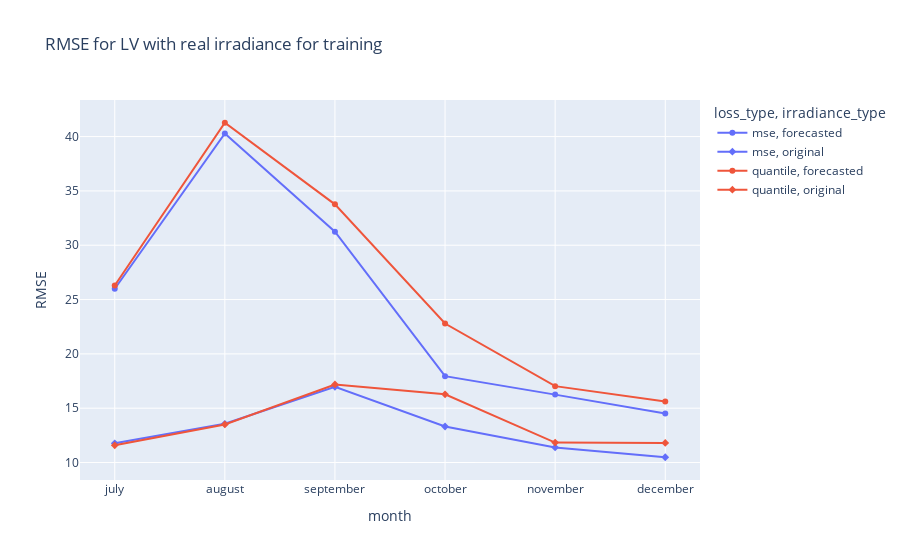
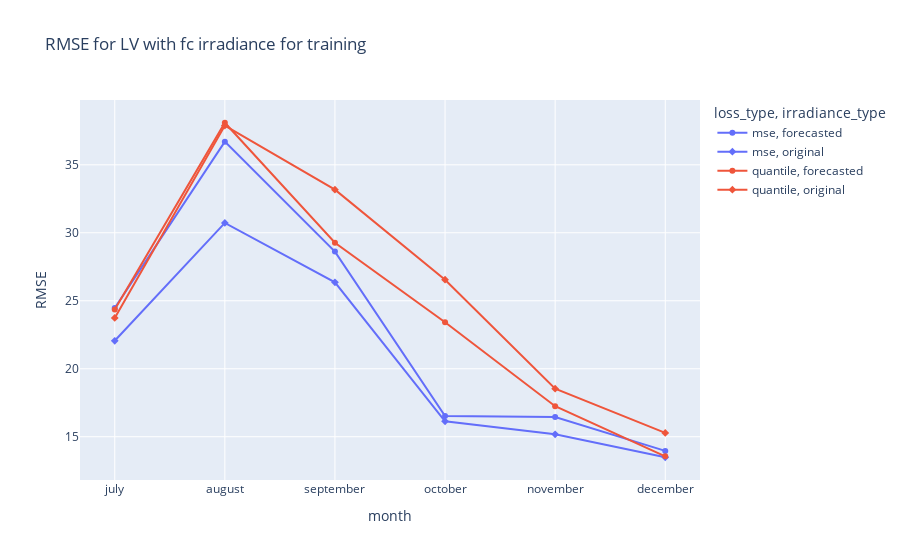

Notebook source saved alongside these figures, in order:
### Code cell
df_results_LV = df_results[df_results["source"] == "LV"]
df_results_LV_real_irradiance_4_training = df_results_LV[df_results_LV["train_irradiance"] == "original"]
df_results_LV_fc_irradiance_4_training = df_results_LV[df_results_LV["train_irradiance"] == "forecasted"]
fig = px.line(df_results_LV_real_irradiance_4_training, x = 'month', y = 'RMSE', color = 'loss_type', symbol = 'irradiance_type', hover_name = 'irradiance_type', title = 'RMSE for LV with real irradiance for training')
fig.show()
fig = px.line(df_results_LV_fc_irradiance_4_training, x = 'month', y = 'RMSE', color = 'loss_type', symbol = 'irradiance_type', hover_name = 'irradiance_type', title = 'RMSE for LV with fc irradiance for training')
fig.show()

### Figure 1 — Plotly figure (JSON) as saved in the notebook; plotly's stock layout.template omitted (floating-point values rounded to 4 significant figures)
{"data": [{"hovertemplate": "<b>%{hovertext}</b><br><br>loss_type=mse<br>irradiance_type=forecasted<br>month=%{x}<br>RMSE=%{y}<extra></extra>", "hovertext": ["forecasted", "forecasted", "forecasted", "forecasted", "forecasted", "forecasted"], "legendgroup": "mse, forecasted", "line": {"color": "#636efa", "dash": "solid"}, "marker": {"symbol": "circle"}, "mode": "lines+markers", "name": "mse, forecasted", "orientation": "v", "showlegend": true, "type": "scatter", "x": ["july", "august", "september", "october", "november", "december"], "xaxis": "x", "y": [26.0, 40.29, 31.25, 17.95, 16.25, 14.52], "yaxis": "y"}, {"hovertemplate": "<b>%{hovertext}</b><br><br>loss_type=mse<br>irradiance_type=original<br>month=%{x}<br>RMSE=%{y}<extra></extra>", "hovertext": ["original", "original", "original", "original", "original", "original"], "legendgroup": "mse, original", "line": {"color": "#636efa", "dash": "solid"}, "marker": {"symbol": "diamond"}, "mode": "lines+markers", "name": "mse, original", "orientation": "v", "showlegend": true, "type": "scatter", "x": ["july", "august", "september", "october", "november", "december"], "xaxis": "x", "y": [11.77, 13.56, 16.96, 13.31, 11.39, 10.49], "yaxis": "y"}, {"hovertemplate": "<b>%{hovertext}</b><br><br>loss_type=quantile<br>irradiance_type=forecasted<br>month=%{x}<br>RMSE=%{y}<extra></extra>", "hovertext": ["forecasted", "forecasted", "forecasted", "forecasted", "forecasted", "forecasted"], "legendgroup": "quantile, forecasted", "line": {"color": "#EF553B", "dash": "solid"}, "marker": {"symbol": "circle"}, "mode": "lines+markers", "name": "quantile, forecasted", "orientation": "v", "showlegend": true, "type": "scatter", "x": ["july", "august", "september", "october", "november", "december"], "xaxis": "x", "y": [26.29, 41.27, 33.76, 22.8, 17.03, 15.61], "yaxis": "y"}, {"hovertemplate": "<b>%{hovertext}</b><br><br>loss_type=quantile<br>irradiance_type=original<br>month=%{x}<br>RMSE=%{y}<extra></extra>", "hovertext": ["original", "original", "original", "original", "original", "original"], "legendgroup": "quantile, original", "line": {"color": "#EF553B", "dash": "solid"}, "marker": {"symbol": "diamond"}, "mode": "lines+markers", "name": "quantile, original", "orientation": "v", "showlegend": true, "type": "scatter", "x": ["july", "august", "september", "october", "november", "december"], "xaxis": "x", "y": [11.58, 13.5, 17.19, 16.28, 11.83, 11.8], "yaxis": "y"}], "layout": {"legend": {"title": {"text": "loss_type, irradiance_type"}, "tracegroupgap": 0}, "title": {"text": "RMSE for LV with real irradiance for training"}, "xaxis": {"anchor": "y", "domain": [0, 1], "title": {"text": "month"}}, "yaxis": {"anchor": "x", "domain": [0, 1], "title": {"text": "RMSE"}}}}

### Figure 2 — Plotly figure (JSON) as saved in the notebook; plotly's stock layout.template omitted (floating-point values rounded to 4 significant figures)
{"data": [{"hovertemplate": "<b>%{hovertext}</b><br><br>loss_type=mse<br>irradiance_type=forecasted<br>month=%{x}<br>RMSE=%{y}<extra></extra>", "hovertext": ["forecasted", "forecasted", "forecasted", "forecasted", "forecasted", "forecasted"], "legendgroup": "mse, forecasted", "line": {"color": "#636efa", "dash": "solid"}, "marker": {"symbol": "circle"}, "mode": "lines+markers", "name": "mse, forecasted", "orientation": "v", "showlegend": true, "type": "scatter", "x": ["july", "august", "september", "october", "november", "december"], "xaxis": "x", "y": [24.47, 36.7, 28.62, 16.52, 16.45, 13.96], "yaxis": "y"}, {"hovertemplate": "<b>%{hovertext}</b><br><br>loss_type=mse<br>irradiance_type=original<br>month=%{x}<br>RMSE=%{y}<extra></extra>", "hovertext": ["original", "original", "original", "original", "original", "original"], "legendgroup": "mse, original", "line": {"color": "#636efa", "dash": "solid"}, "marker": {"symbol": "diamond"}, "mode": "lines+markers", "name": "mse, original", "orientation": "v", "showlegend": true, "type": "scatter", "x": ["july", "august", "september", "october", "november", "december"], "xaxis": "x", "y": [22.06, 30.73, 26.35, 16.14, 15.18, 13.49], "yaxis": "y"}, {"hovertemplate": "<b>%{hovertext}</b><br><br>loss_type=quantile<br>irradiance_type=forecasted<br>month=%{x}<br>RMSE=%{y}<extra></extra>", "hovertext": ["forecasted", "forecasted", "forecasted", "forecasted", "forecasted", "forecasted"], "legendgroup": "quantile, forecasted", "line": {"color": "#EF553B", "dash": "solid"}, "marker": {"symbol": "circle"}, "mode": "lines+markers", "name": "quantile, forecasted", "orientation": "v", "showlegend": true, "type": "scatter", "x": ["july", "august", "september", "october", "november", "december"], "xaxis": "x", "y": [24.35, 38.09, 29.27, 23.42, 17.24, 13.56], "yaxis": "y"}, {"hovertemplate": "<b>%{hovertext}</b><br><br>loss_type=quantile<br>irradiance_type=original<br>month=%{x}<br>RMSE=%{y}<extra></extra>", "hovertext": ["original", "original", "original", "original", "original", "original"], "legendgroup": "quantile, original", "line": {"color": "#EF553B", "dash": "solid"}, "marker": {"symbol": "diamond"}, "mode": "lines+markers", "name": "quantile, original", "orientation": "v", "showlegend": true, "type": "scatter", "x": ["july", "august", "september", "october", "november", "december"], "xaxis": "x", "y": [23.74, 37.88, 33.17, 26.55, 18.53, 15.28], "yaxis": "y"}], "layout": {"legend": {"title": {"text": "loss_type, irradiance_type"}, "tracegroupgap": 0}, "title": {"text": "RMSE for LV with fc irradiance for training"}, "xaxis": {"anchor": "y", "domain": [0, 1], "title": {"text": "month"}}, "yaxis": {"anchor": "x", "domain": [0, 1], "title": {"text": "RMSE"}}}}
